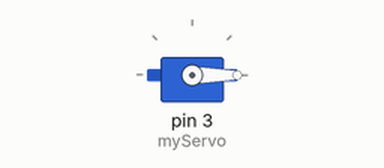
The sketch below on a simulated Arduino Uno, built with avr-gcc and run on an emulated ATmega328P. Parts: servo.

Above: at 0.05 s.
Timing chart, 0 to 4.6 s (numbered marks = the images above):
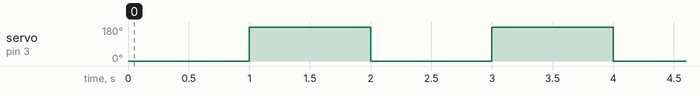

Measured:
- by itself, servo on pin 3 (myServo): alternates 180° for 1.0 s and 0° for 1.0 s

The sketch:

servo.ino
```cpp
#include <Servo.h>
Servo myServo;
void setup() {
  // put your setup code here, to run once:
myServo.attach(3);
}

void loop() {
 myServo.write(0);
 delay(1000);
 myServo.write(180);
 delay(1000); // put your main code here, to run repeatedly:

}
```
